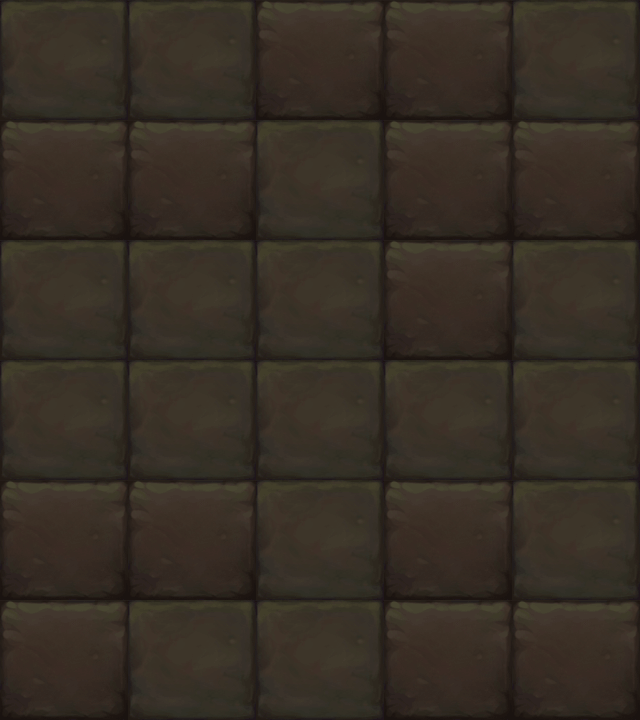

A 2D game scene composited from a Tiled map and its tileset images. What follows is a short description and the map's XML, with each tile layer's data collapsed to a summary:
An orthogonal 5x6 tile map with 128x120 px tiles, 1 tile layer (块层 1).

<map version="1.0" orientation="orthogonal" width="5" height="6" tilewidth="128" tileheight="120">
 <tileset firstgid="1" name="map054" tilewidth="128" tileheight="120">
  <image source="map054.png" width="256" height="120" />
 </tileset>
 <layer name="块层 1" width="5" height="6">
  <data>[30 cells, 30 non-empty, 2 distinct tile ids]</data>
 </layer>
</map>
